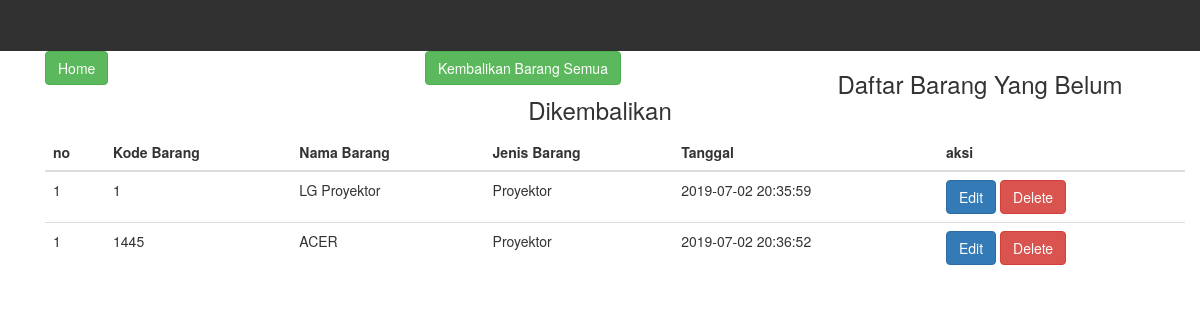
The app's page /kembalikan_barang.php with its own data.
### tables this page shows
CREATE TABLE `pinjam` (
  `id_pinjam` int(11) NOT NULL,
  `username` varchar(10) NOT NULL,
  `kode_barang` int(10) NOT NULL,
  `date` datetime NOT NULL
);

CREATE TABLE `alat` (
  `no` int(100) NOT NULL,
  `kode_barang` int(10) NOT NULL,
  `nama_barang` varchar(20) NOT NULL,
  `jenis_barang` varchar(20) NOT NULL
);

### kembalikan_barang.php (the view, shortened to what this page needs)
<?php
	include  'database.php';
 ?>
<!DOCTYPE html>
<html>
<head>
	<link rel="stylesheet" type="text/css" href="assets/addons/bootstrap-3.3.7/css/bootstrap.min.css">
	<link rel="stylesheet" type="text/css" href="assets/css/style.css">
</head>
<body>
<div class="nav" id="navigasi">
	<div class="row">
		<div class="col-md-8" ></div>
	</div>
</div>
<div class="container">
		<div class="col-md-4">
			<a class="btn btn-success" href="halaman_pengguna.php">
				Home
			</a>
        </div>
        <div class="col-md-4">
			<a class="btn btn-success" href="hapus.php">
				Kembalikan Barang Semua
			</a>
		</div>
	<h3 align="center">Daftar Barang Yang Belum Dikembalikan</h3>
<div class="container">
		<table class="table">
			<thead>
				<tr>
					<th>no</th>
					<th>Kode Barang</th>
					<th> Nama Barang </th>
                    <th>Jenis Barang</th>
                    <th>Tanggal</th>
					<th>aksi</th>
				</tr>
			</thead>
			<tbody>
			<?php
				$query = 'select alat.kode_barang, alat.nama_barang,alat.jenis_barang,date from alat INNER JOIN pinjam where alat.kode_barang= pinjam.kode_barang';
				$result = mysqli_query($connection, $query);
				$no = 1;
				while ($data = mysqli_fetch_array($result))
			 	{ ?>
			 	<tr>
                 <td> <?php echo $no;  ?>	</td>
					<td> <?php echo $data['kode_barang'] ?>	</td>
					<td> <?php echo $data['nama_barang'] ?>	</td>
                    <td> <?php echo $data['jenis_barang'] ?></td>
                    <td> <?php echo $data['date'] ?></td>
					<td> <a class="btn btn-primary" href="form_edit.php?id=<?php echo $data['id'] ?>" > Edit</a>
						 <a onclick="return confirm ('apakah yakin ?');" class="btn btn-danger"
						 href="system/delete.php?id= <?php echo $data['id'] ?>"> Delete</a>
					</td>
				</tr>
			<?php }
			 ?>
			</tbody>
		</table>
</div>
</div>
</body>
</html>

### assets/css/style.css (style rules this page uses)
#navigasi { background-color: #313131; padding-top: 50px; }

### records on screen
pinjam: kode_barang.kode_barang "1", kode_barang.nama_barang "LG Proyektor", kode_barang.jenis_barang "Proyektor", date "2019-07-02 20:35:59"
pinjam: kode_barang.kode_barang "1445", kode_barang.nama_barang "ACER", kode_barang.jenis_barang "Proyektor", date "2019-07-02 20:36:52"
